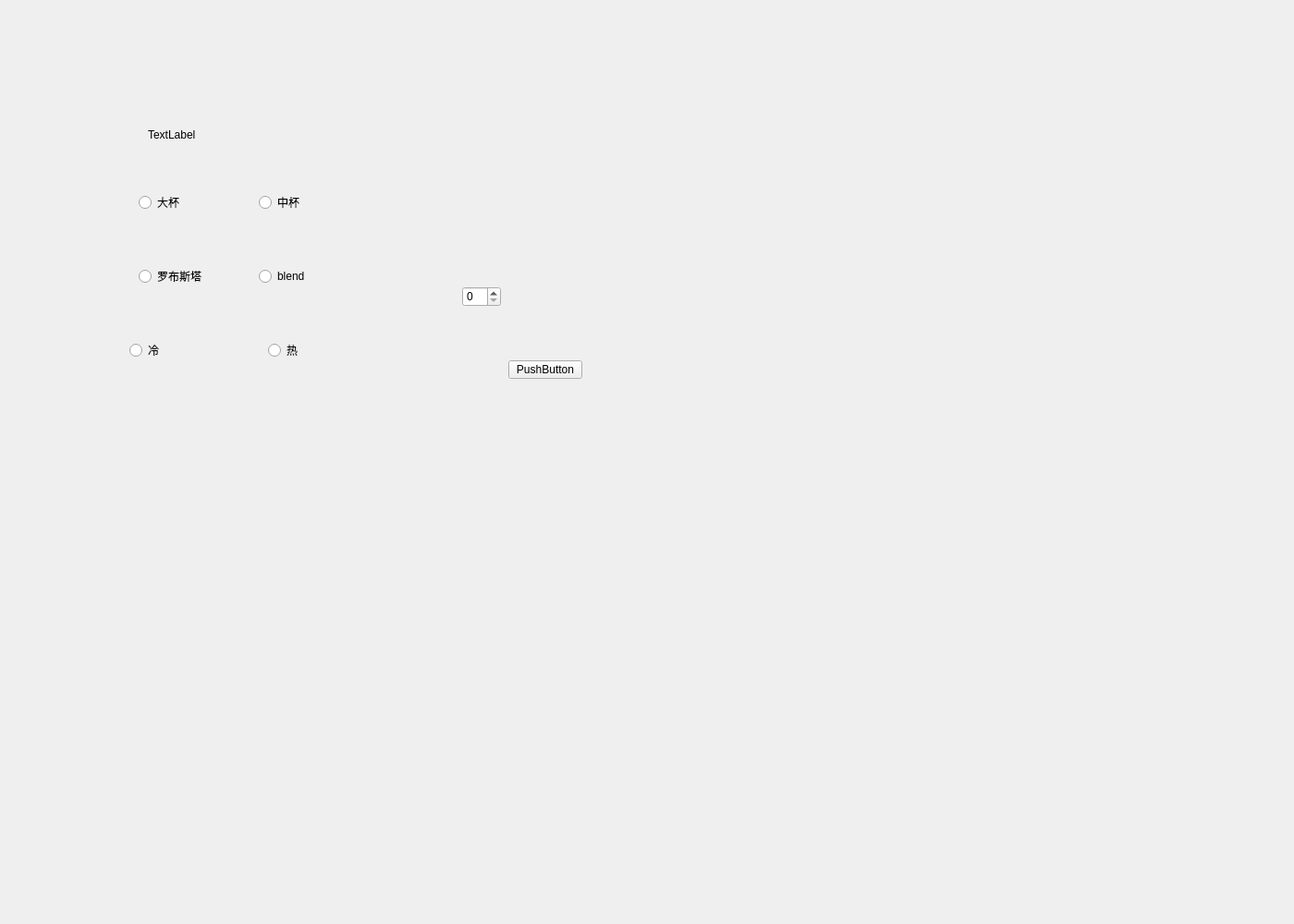
<?xml version="1.0" encoding="UTF-8"?>
<ui version="4.0">
 <class>DrinkSelectionDialog</class>
 <widget class="QWidget" name="DrinkSelectionDialog">
  <property name="geometry">
   <rect>
    <x>0</x>
    <y>0</y>
    <width>1400</width>
    <height>1000</height>
   </rect>
  </property>
  <property name="windowTitle">
   <string>Form</string>
  </property>
  <widget class="QPushButton" name="confirmButton">
   <property name="geometry">
    <rect>
     <x>550</x>
     <y>390</y>
     <width>80</width>
     <height>20</height>
    </rect>
   </property>
   <property name="text">
    <string>PushButton</string>
   </property>
  </widget>
  <widget class="QLabel" name="drinkNameLabel">
   <property name="geometry">
    <rect>
     <x>160</x>
     <y>140</y>
     <width>54</width>
     <height>12</height>
    </rect>
   </property>
   <property name="text">
    <string>TextLabel</string>
   </property>
  </widget>
  <widget class="QRadioButton" name="largeRadio">
   <property name="geometry">
    <rect>
     <x>150</x>
     <y>210</y>
     <width>91</width>
     <height>18</height>
    </rect>
   </property>
   <property name="text">
    <string>大杯</string>
   </property>
  </widget>
  <widget class="QRadioButton" name="smallRadio">
   <property name="geometry">
    <rect>
     <x>280</x>
     <y>210</y>
     <width>91</width>
     <height>18</height>
    </rect>
   </property>
   <property name="text">
    <string>中杯</string>
   </property>
  </widget>
  <widget class="QRadioButton" name="robustaRadio">
   <property name="geometry">
    <rect>
     <x>150</x>
     <y>290</y>
     <width>91</width>
     <height>18</height>
    </rect>
   </property>
   <property name="text">
    <string>罗布斯塔</string>
   </property>
  </widget>
  <widget class="QRadioButton" name="blendRadio">
   <property name="geometry">
    <rect>
     <x>280</x>
     <y>290</y>
     <width>91</width>
     <height>18</height>
    </rect>
   </property>
   <property name="text">
    <string>blend</string>
   </property>
  </widget>
  <widget class="QRadioButton" name="coldRadio">
   <property name="geometry">
    <rect>
     <x>140</x>
     <y>370</y>
     <width>91</width>
     <height>18</height>
    </rect>
   </property>
   <property name="text">
    <string>冷</string>
   </property>
  </widget>
  <widget class="QRadioButton" name="warmRadio">
   <property name="geometry">
    <rect>
     <x>290</x>
     <y>370</y>
     <width>91</width>
     <height>18</height>
    </rect>
   </property>
   <property name="text">
    <string>热</string>
   </property>
  </widget>
  <widget class="QSpinBox" name="countSpinBox">
   <property name="geometry">
    <rect>
     <x>500</x>
     <y>310</y>
     <width>42</width>
     <height>22</height>
    </rect>
   </property>
  </widget>
  <widget class="QWidget" name="background" native="true">
   <property name="geometry">
    <rect>
     <x>0</x>
     <y>0</y>
     <width>1441</width>
     <height>991</height>
    </rect>
   </property>
   <property name="styleSheet">
    <string notr="true">QWidget#background {  
    border-image:url(:/icons/background.png) 0 0 0 0 stretch stretch;
	background-size: contain;  
}</string>
   </property>
  </widget>
  <zorder>background</zorder>
  <zorder>confirmButton</zorder>
  <zorder>drinkNameLabel</zorder>
  <zorder>largeRadio</zorder>
  <zorder>smallRadio</zorder>
  <zorder>robustaRadio</zorder>
  <zorder>blendRadio</zorder>
  <zorder>coldRadio</zorder>
  <zorder>warmRadio</zorder>
  <zorder>countSpinBox</zorder>
 </widget>
 <resources/>
 <connections/>
</ui>
